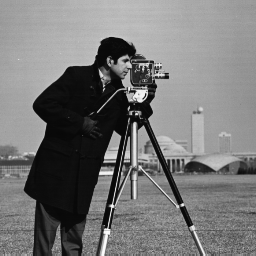
%> input picture 4task/cameraman.tif, 256 x 256 px
$ octave task_1.m   (GNU Octave 9; MATLAB toolbox functions it lacks are replaced by stand-ins)
%> lines starting %> are read from the running program, lines starting %| are printed output that depends on the picture
% Comparação de resultados matlab e funções criadas
A = imread('./cameraman.tif');
%> A is the input picture: size 256x256 uint8; min 7, max 253, mean 118.7

F = fft2(double(A));

R = ifft2(real(F));
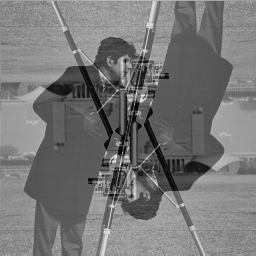
%> R: size 256x256 double; min 8.5, max 227.5, mean 118.7
I = ifft2(complex(0, imag(F)));
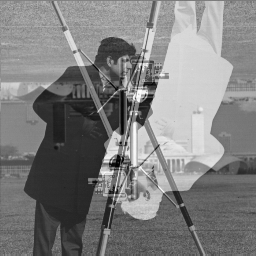
%> I: size 256x256 double; min -117, max 117, mean 0; drawn with min black and max white

SOMA = ifft2(real(F) + complex(0, imag(F)));

subplot(2,2,1), imshow(R, []), title("Parte real");
subplot(2,2,2), imshow(I, []), title("Parte imaginária");
subplot(2,2,3), imshow(SOMA, []), title("Soma real+imaginária");
